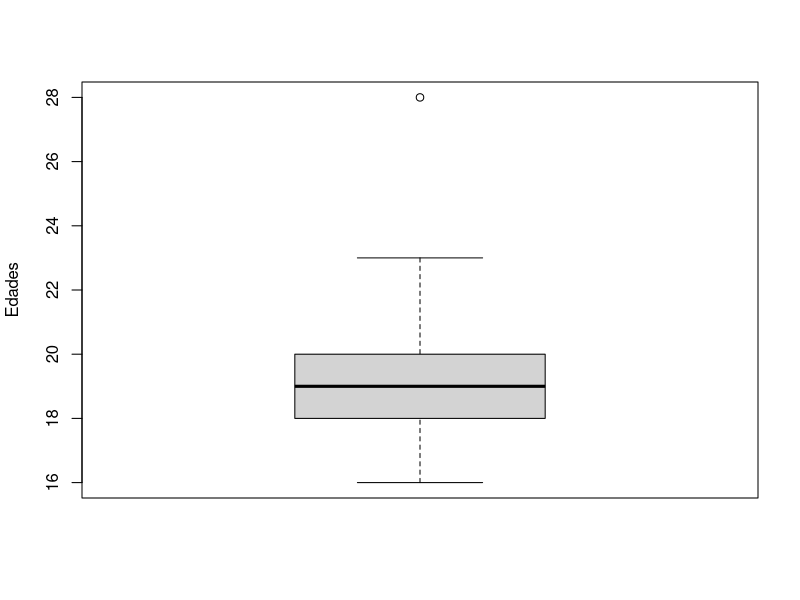
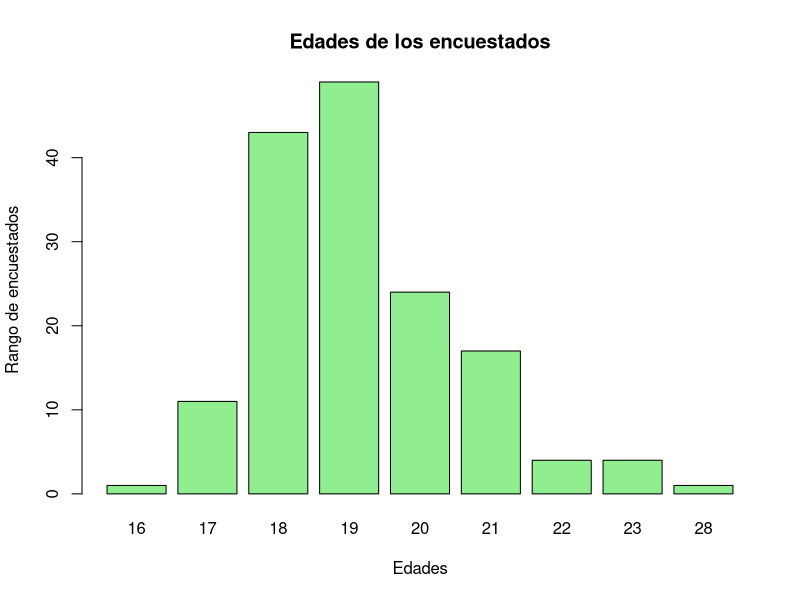
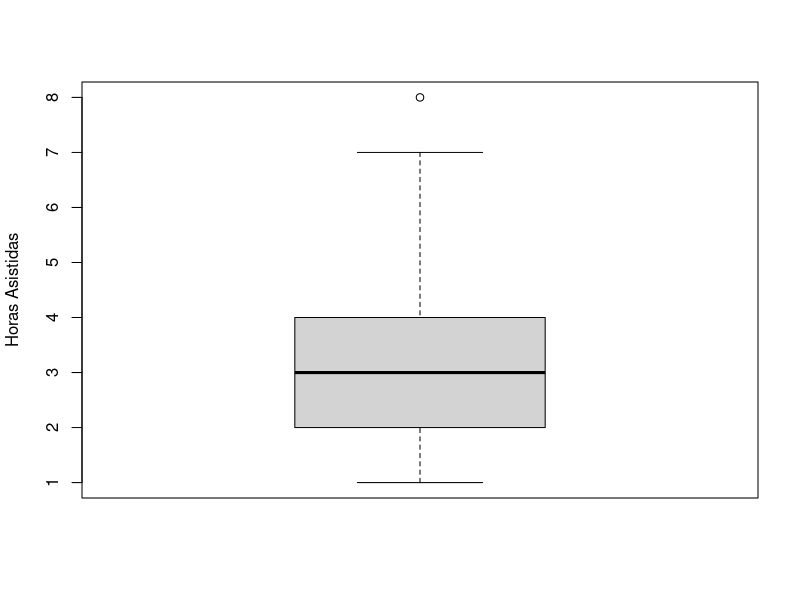
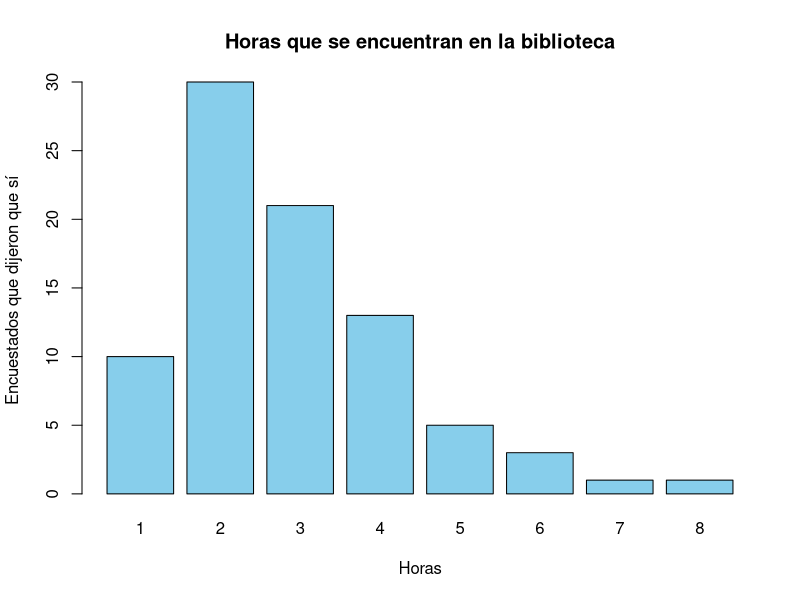
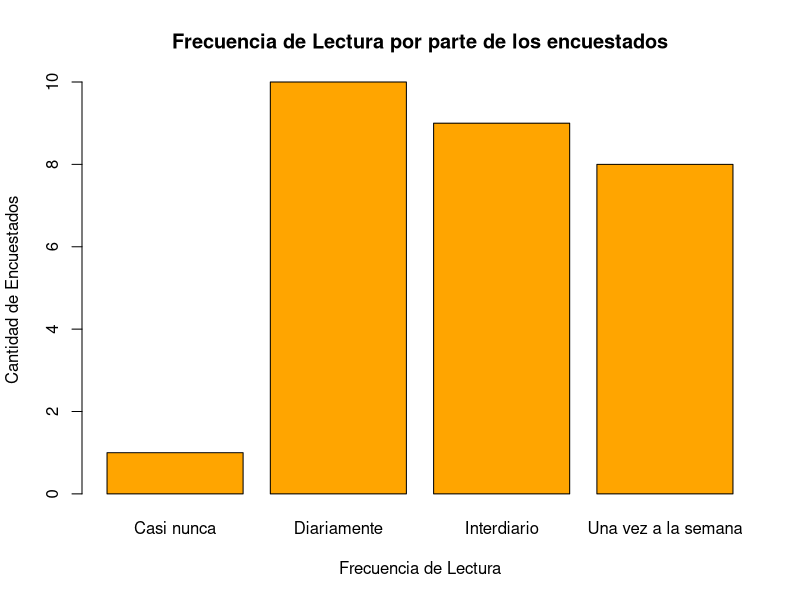
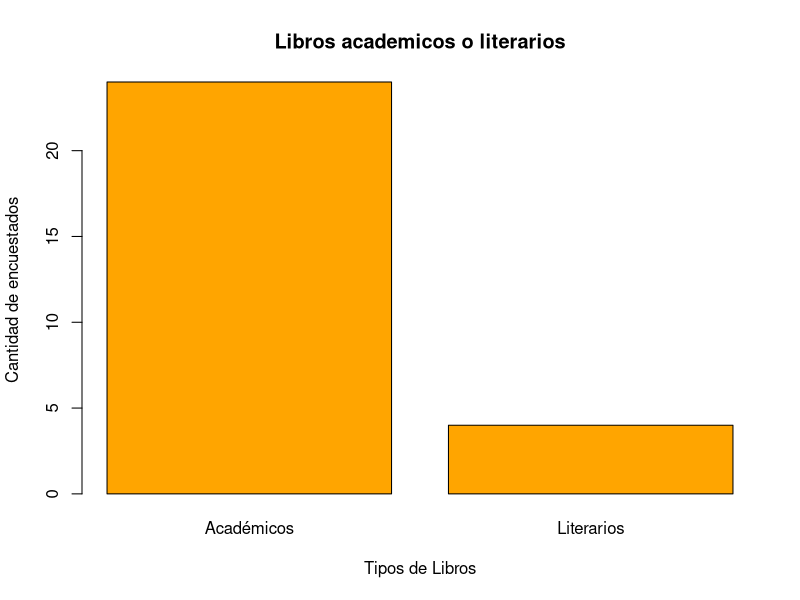
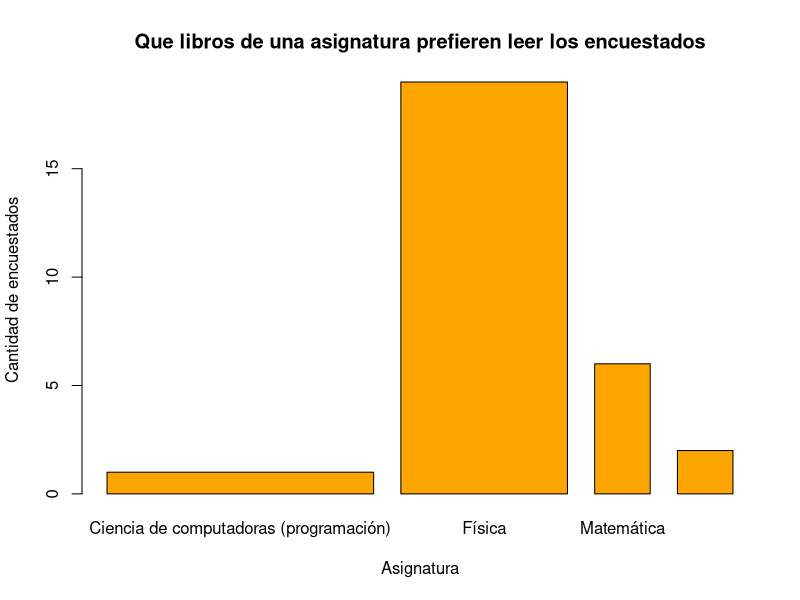
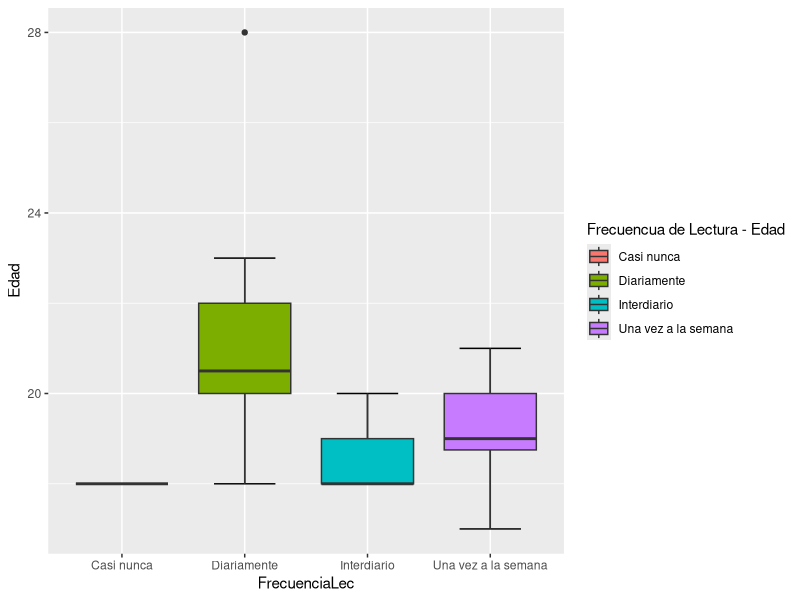

Write R code to recreate these figures, in order.
## ---- chunk 1
list.of.packages <- c("readr","dplyr","ggplot2","stringr","stringi","tidyverse","modeest")
new.packages <- list.of.packages[!(list.of.packages %in% installed.packages()[,"Package"])]
if(length(new.packages)) install.packages(new.packages)

## ---- chunk 2
library(readr)
library(dplyr)
library(stringr)
library(stringi)
library(ggplot2)
library(tidyverse)
library(modeest)
## ---- chunk 3
DF <- read_csv("Encuestados1.csv")
## ---- chunk 4
DF$`Marca temporal` <- NULL
DF$`Dirección de correo electrónico` <- NULL
DF
## ---- chunk 5
DF <- rename(DF, Edad = `¿Qué edad tienes?`, Carrera = `¿Que carrera estudias?`, Asistencia = `¿Sueles frecuentar la biblioteca`, HorasAsis = `¿Cuántas horas al día vas a la biblioteca ? (en horas; ejemplo: 3 horas y media=3.5 h)`, Actividades = `¿Qué acciones realizas en la biblioteca`, Motivo = `¿Por qué no usas la biblioteca?`, OtrosEspacios = `¿Qué otro lugar prefieres antes de la biblioteca?`, MejorasBiblio = `¿Qué mejorarías a la biblioteca para empezar a usarla?`, AComputadoras = `¿Qué acciones realizas al reservar una computadora?`, Rendimiento1 = `¿Tuviste una mejora en tus notas al utilizar este espacio educativo?...11`, Implementaciones = `¿Crees que la biblioteca puede ser mejor? ¿Qué mejoras implementarías?`, FrecuenciaLec = `¿Cuán seguido lees?`, Preferencias =`¿Qué tipo de libros lees más?\n`, Tipodelibros = `¿De qué asignatura son los libros académicos que sueles leer?\n`, Rendimiento2 = `¿Tuviste una mejora en tus notas al utilizar este espacio educativo?...16`, Recomendaciones1 = `¿Crees que la biblioteca puede ser mejor y que mejora le harías?...17`, ActPEr = `¿Qué actividades personales realizas en la biblioteca?`, Rendimiento3 = `¿Tuviste una mejora en tus notas al utilizar este espacio educativo?...19`, Recomendaciones2 = `¿Crees que la biblioteca puede ser mejor y que mejora le harías?...20`) 


## ---- chunk 6
summary(DF)
## ---- chunk 7
DFSi <- DF[grep("Sí", DF$Asistencia),]
DFSi
## ---- chunk 8
DFSi %>% select(-6) %>% select(-6) %>% select(-6)-> DFSi
DFSi
## ---- chunk 9
DFNo <- DF[grep("No", DF$Asistencia),]
DFNo
## ---- chunk 10
DFNo <- DFNo[, -c(4,5,9,10,11,12,13,14,15,16,17,18,19)]
DFNo
## ---- chunk 11
table(complete.cases(DFNo), useNA = "ifany")
## ---- chunk 12
RendimientoTotal <- data.frame(cbind(DFSi$Rendimiento1,DFSi$Rendimiento2,DFSi$Rendimiento3))
RendimientoTotal[RendimientoTotal == "Sí"] <- "1"
RendimientoTotal[RendimientoTotal == "No"] <- "0"
RendimientoTotal[is.na(RendimientoTotal)] <- "0"
RendimientoTotal$X1 <- as.numeric(RendimientoTotal$X1)
RendimientoTotal$X2 <- as.numeric(RendimientoTotal$X2)
RendimientoTotal$X3 <- as.numeric(RendimientoTotal$X3)
DFSi <- cbind(DFSi,(RendimientoTotal$X1 + RendimientoTotal$X2 + RendimientoTotal$X3))
RendimientoTotalDF <- data.frame(cbind(DF$Rendimiento1,DF$Rendimiento2,DF$Rendimiento3))
RendimientoTotalDF[RendimientoTotalDF == "Sí"] <- "1"
RendimientoTotalDF[RendimientoTotalDF == "No"] <- "0"
RendimientoTotalDF[is.na(RendimientoTotalDF)] <- "0"
RendimientoTotalDF$X1 <- as.numeric(RendimientoTotalDF$X1)
RendimientoTotalDF$X2 <- as.numeric(RendimientoTotalDF$X2)
RendimientoTotalDF$X3 <- as.numeric(RendimientoTotalDF$X3)
DF <- cbind(DF,(RendimientoTotalDF$X1 + RendimientoTotalDF$X2 + RendimientoTotalDF$X3))
## ---- chunk 13
DFSi %>% rename( RenTotal = `(RendimientoTotal$X1 + RendimientoTotal$X2 + RendimientoTotal$X3)`) -> DFSi
DFSi$RenTotal <- as.character(DFSi$RenTotal)
DFSi$`Rendimiento1` <- NULL
DFSi$`Rendimiento2` <- NULL
DFSi$`Rendimiento3` <- NULL
DFSi$RenTotal[DFSi$RenTotal == "1"] <- "Sí"
DFSi$RenTotal[DFSi$RenTotal == "0"] <- "No"
DF %>% rename( RendimientoTotal = `(RendimientoTotalDF$X1 + RendimientoTotalDF$X2 + RendimientoTotalDF$X3)`) -> DF
DF$RendimientoTotal <- as.character(DF$RendimientoTotal)
DF$`Rendimiento1` <- NULL
DF$`Rendimiento2` <- NULL
DF$`Rendimiento3` <- NULL
DF$RendimientoTotal[DF$RendimientoTotal == "1"] <- "Sí"
DF$RendimientoTotal[DF$RendimientoTotal == "0"] <- "No"
## ---- chunk 14
DF %>% select(HorasAsis) %>% group_by(HorasAsis) %>% summarize(n()) 
## ---- chunk 15
DFSi$HorasAsis = as.numeric(gsub("[^0-9.]+", "", DFSi$HorasAsis))
table(DFSi$HorasAsis)
which(DFSi$HorasAsis == "0.1")
which(DFSi$HorasAsis == "1.5")
which(DFSi$HorasAsis == "7.556")
which(DFSi$HorasAsis == "12")
## ---- chunk 16
DFSi$HorasAsis[40] <- 1
DFSi$HorasAsis[42] <- 2
DFSi$HorasAsis[58] <- 8
DFSi$HorasAsis[59] <- 2
DFSi$HorasAsis[74] <- 2
## ---- chunk 17
DFSi %>% select(HorasAsis) %>% group_by(HorasAsis) %>% summarize(n())
## ---- chunk 18
DFSi$HorasAsis <- as.numeric(DFSi$HorasAsis)
## ---- chunk 19
DFCom <- DFSi[grep("Usar la computadora", DFSi$Actividades),]
## ---- chunk 20
DFlib <- DFSi[grep("Recoger un libro", DFSi$Actividades),]
## ---- chunk 21
DFlib2 <- DFSi[grep("Leer un libro", DFSi$Actividades),]
## ---- chunk 22
DFLibro <- rbind(DFlib, DFlib2)
## ---- chunk 23
DFAP <- DFSi[grep("Actividades personales", DFSi$Actividades),]
## ---- chunk 24
DFIn <- DFCom[grep("Investigar sobre trabajos de la universidad", DFCom$AComputadoras),]
## ---- chunk 25
DFClass <- DFCom[grep("Recibir clases en ella", DFCom$AComputadoras),]
## ---- chunk 26
DFEx <- DFCom[grep("Dar o realizar exámenes", DFCom$AComputadoras),]
## ---- chunk 27
DFTar <- DFCom[grep("Realizar tareas", DFCom$AComputadoras),]
## ---- chunk 28
DFAca <- DFLibro[grep("Académicos", DFLibro$Preferencias),]
## ---- chunk 29
DFLiter <- DFLibro[grep("Literarios", DFLibro$Preferencias),]
## ---- chunk 30
DFFis <- DFLibro[grep("Física", DFLibro$Tipodelibros),]
## ---- chunk 31
DFQui <- DFLibro[grep("Química", DFLibro$Tipodelibros),]
## ---- chunk 32
DFCS  <- DFLibro[grep("Ciencias de computadoras (programación)", DFLibro$Tipodelibros),]
## ---- chunk 33
DFMate <- DFLibro[grep("Matemática", DFLibro$Tipodelibros),]
## ---- chunk 34
DFHablar <- DFAP[grep("Hablar", DFAP$ActPEr),]
## ---- chunk 35
DFDescan <- DFAP[grep("Reposar", DFAP$ActPEr),]
## ---- chunk 36
DFBusca <- DFAP[grep("Buscar a un compañero", DFAP$ActPEr),]
## ---- chunk 37
cat("Moda de preferencia de otros lugares: ", mfv(DFNo$OtrosEspacios),'\n')
## ---- chunk 38
cat("Moda de preferencia por actividades que se realizan en la biblioteca:",mfv(DFSi$Actividades),'\n')
## ---- chunk 39
cat("Moda de frecuencia de lectura por parte de los alumnos: ",mfv(DF$FrecuenciaLec, na_rm=T),'\n')
## ---- chunk 40
cat("Moda del tipo de libro que lee el encuestado: ",mfv(DF$Preferencias, na_rm=T),'\n')
## ---- chunk 41
cat("Moda de la asignatura que pertenece el libro que lee el encuestado: ",mfv(DF$Tipodelibros, na_rm=T),'\n')
## ---- chunk 42
cat("Moda de que motivos influyen en el encuestado para no usar la biblioteca: ",mfv(DF$Motivo, na_rm=T),'\n')

## ---- chunk 43
round(mean(DF$Edad),2)
## ---- chunk 44
cat('Moda: ',mfv(DF$Edad),'\n' )
## ---- chunk 45
cat('Mediana: ',median(DF$Edad),'\n' )
## ---- chunk 46
cat('Rango: ',range(DF$Edad),'\n' )
## ---- chunk 47
cat('Rango Intercuartil: ',round(IQR(DF$Edad),2),'\n' )
## ---- chunk 48
round(mean(DFSi$HorasAsis),2)
## ---- chunk 49
cat('Moda: ',mfv(DFSi$HorasAsis,na_rm=T),'\n' )
## ---- chunk 50
cat('Mediana: ',median(DFSi$HorasAsis,na_rm=T),'\n' )
## ---- chunk 51
cat('Rango: ',range(DFSi$HorasAsis,na_rm=T),'\n' )
## ---- chunk 52
cat('Rango intercuartil: ',round(IQR(DFSi$HorasAsis),2),'\n')
## ---- chunk 53
boxplot(DF$Edad,ylab="Edades", na.rm=T)
## ---- chunk 54
barplot(table(DF$Edad), main = "Edades de los encuestados"
                        , ylab = "Rango de encuestados"
                        , xlab = "Edades"
                        , col  = "lightgreen" ) 
## ---- chunk 55
DF$HorasAsis <- as.numeric(DF$HorasAsis) 

boxplot(DFSi$HorasAsis,ylab="Horas Asistidas", na.rm=T)
## ---- chunk 56
barplot(table(DFSi$HorasAsis), main = "Horas que se encuentran en la biblioteca"
                             , ylab = "Encuestados que dijeron que sí"
                             , xlab = "Horas"
                             , col = "skyblue")
## ---- chunk 57
barplot(table(DF$FrecuenciaLec), main = "Frecuencia de Lectura por parte de los encuestados"
                             , ylab = "Cantidad de Encuestados"
                             , xlab = "Frecuencia de Lectura"
                             , col = "#FFA500")
## ---- chunk 58
barplot(table(DF$Preferencias), main = "Libros academicos o literarios"
                             , ylab = "Cantidad de encuestados"
                             , xlab = "Tipos de Libros"
                             , col = "#FFA500")
## ---- chunk 59
barplot(table(DF$Tipodelibros), main = "Que libros de una asignatura prefieren leer los encuestados",width = c(4.8, 3,1, 1)

                             , ylab = "Cantidad de encuestados"
                             , xlab = "Asignatura"
                             , col = "#FFA500")
## ---- chunk 60
ggplot(DFLibro, aes(x = FrecuenciaLec, y = Edad, fill= FrecuenciaLec)) +
  stat_boxplot(geom = "errorbar", # Error
               width = 0.5) + # ancho
  geom_boxplot()+guides(fill = guide_legend(title = "Frecuencua de Lectura - Edad"))
table(DFLibro$FrecuenciaLec, DFLibro$Edad)
## ---- chunk 61
ggplot(DFNo, aes(x = Motivo)) + geom_bar(aes(fill = OtrosEspacios), position = "dodge", width = 0.5) +  theme(axis.text.x = element_text(angle = 90, vjust = 0.5, hjust=1))
## ---- chunk 62
ggplot(DFSi, aes(x = RenTotal, y = HorasAsis, fill= RenTotal)) +
  stat_boxplot(geom = "errorbar", # Error
               width = 0.5) + # ancho
  geom_boxplot()+guides(fill = guide_legend(title = "Rendimiento - Horas de Asistencia")) + scale_fill_hue(labels = c("No aumentó", "Sí aumentó su rendimiento"))
## ---- chunk 63
RenFrec<-table(DFLibro$FrecuenciaLec, DFLibro$RenTo)
mosaicplot(RenFrec,col=c("yellow","turquoise")
           , main = "Comparativa del rendimiento con la frecuencia de lectura")
## ---- chunk 64
RenFrec<-table(DFLibro$FrecuenciaLec, DFLibro$Preferencias)
mosaicplot(RenFrec,col=c("yellow","turquoise")
           , main = "Comparativa del Tipo de Libro con la frecuencia de lectura"
           )
## ---- chunk 65
cat('La muestra para nuestra variable HorasAsis es: ',length(DFSi$HorasAsis),'\n')

## ---- chunk 66
cat('El espacio muestral para nuestra variable seleccionada es : ',length(table(DFSi$HorasAsis)),'\n')

## ---- chunk 67
table(DFSi$HorasAsis)
## ---- chunk 68
#A1: Seleccionar a un estudiante de UTEC cuyas horas sea 1 
#A2: Seleccionar a un estudiante de UTEC cuyas horas sea 2 
#A3: Seleccionar a un estudiante de UTEC cuyas horas sea 3 
#A4: Seleccionar a un estudiante de UTEC cuyas horas sea 4 
#A5: Seleccionar a un estudiante de UTEC cuyas horas sea 5 
#A6: Seleccionar a un estudiante de UTEC cuyas horas sea 6 
#A7: Seleccionar a un estudiante de UTEC cuyas horas sea 7 
#A8: Seleccionar a un estudiante de UTEC cuyas horas sea 8
## ---- chunk 69
cat('1.La probabilidad de que un estudiante frecuente la biblioteca 1h es : ',10/length(DFSi$HorasAsis),'\n')
cat('2.La probabilidad de que un estudiante frecuente la biblioteca 2h es : ',30/length(DFSi$HorasAsis),'\n')
cat('3.La probabilidad de que un estudiante frecuente la biblioteca 3h es : ',21/length(DFSi$HorasAsis),'\n')
cat('4.La probabilidad de que un estudiante frecuente la biblioteca 4h es : ',13/length(DFSi$HorasAsis),'\n')
cat('5.La probabilidad de que un estudiante frecuente la biblioteca 5h es : ',5/length(DFSi$HorasAsis),'\n')
cat('6.La probabilidad de que un estudiante frecuente la biblioteca 6h es : ',3/length(DFSi$HorasAsis),'\n')
cat('7.La probabilidad de que un estudiante frecuente la biblioteca 7h es : ',1/length(DFSi$HorasAsis),'\n')
cat('8.La probabilidad de que un estudiante frecuente la biblioteca 8h es : ',1/length(DFSi$HorasAsis),'\n')
## ---- chunk 70
cat('La muestra para nuestra varibable Edad es: ',length(DFSi$Edad),'\n')
## ---- chunk 71
cat('El espacio muestral para nuestra variable seleccionada es : ',length(table(DFSi$Edad)),'\n')

## ---- chunk 72
table(DFSi$Edad)
## ---- chunk 73
#B1: Seleccionar a un estudiante de UTEC cuya edad sea 16 
#B2: Seleccionar a un estudiante de UTEC cuya edad sea 17 
#B3: Seleccionar a un estudiante de UTEC cuya edad sea 18
#B4: Seleccionar a un estudiante de UTEC cuya edad sea 19
#B5: Seleccionar a un estudiante de UTEC cuya edad sea 20 
#B6: Seleccionar a un estudiante de UTEC cuya edad sea 21 
#B7: Seleccionar a un estudiante de UTEC cuya edad sea 22 
#B8: Seleccionar a un estudiante de UTEC cuya edad sea 23
#B9: Seleccionar a un estudiante de UTEC cuya edad sea 28 

## ---- chunk 74
cat('1.La probabilidad de que un estudiante tenga 16 años es : ',1/length(DFSi$Edad),'\n')
cat('2.La probabilidad de que un estudiante tenga 17 años es : ',6/length(DFSi$Edad),'\n')
cat('3.La probabilidad de que un estudiante tenga 18 años es : ',17/length(DFSi$Edad),'\n')
cat('4.La probabilidad de que un estudiante tenga 19 años es : ',30/length(DFSi$Edad),'\n')
cat('5.La probabilidad de que un estudiante tenga 20 años es : ',16/length(DFSi$Edad),'\n')
cat('6.La probabilidad de que un estudiante tenga 21 años es : ',9/length(DFSi$Edad),'\n')
cat('7.La probabilidad de que un estudiante tenga 22 años es : ',2/length(DFSi$Edad),'\n')
cat('8.La probabilidad de que un estudiante tenga 23 años es : ',2/length(DFSi$Edad),'\n')
cat('9.La probabilidad de que un estudiante tenga 28 años es : ',1/length(DFSi$Edad),'\n')
## ---- chunk 75

Interseccion<-nrow(filter(DFSi,Edad=="17" & HorasAsis=="2" ))/nrow(DFSi)
Pa<-nrow(filter(DFSi,HorasAsis=="2" ))/nrow(DFSi)
Pb<-nrow(filter(DFSi,Edad=="17" ))/nrow(DFSi)
PaA<-nrow(filter(DFSi,HorasAsis=="5" ))/nrow(DFSi)
PbB<-nrow(filter(DFSi,Edad=="20" ))/nrow(DFSi)
PabB<-nrow(filter(DFSi,Edad=="20" & HorasAsis=="2"  ))/nrow(filter(DFSi,Edad=="20" ))
Pab<-nrow(filter(DFSi,Edad=="17" & HorasAsis=="2"  ))/nrow(filter(DFSi,Edad=="17" ))
Pba<-nrow(filter(DFSi,Edad=="17" & HorasAsis=="2" ))/nrow(filter(DFSi,HorasAsis=="2" ))
#validacion de independencia

cat('La probabilidad condicional es : ',abs(Interseccion-(Pa*Pb)),'\n')




## ---- chunk 76
Interseccion<-nrow(filter(DFSi,Actividades== "Leer un libro"& RenTotal=="Sí"))/nrow(DFSi)
Pc<-nrow(filter(DFSi,RenTotal=="Sí"))/nrow(DFSi)
Pd<-nrow(filter(DFSi,Actividades== "Leer un libro"))/nrow(DFSi)
PcC<-nrow(filter(DFSi,RenTotal=="No"))/nrow(DFSi)
PdD<-nrow(filter(DFSi,Actividades== "Actividades personales" ))/nrow(DFSi)
PcdD<-nrow(filter(DFSi,Actividades== "Actividades personales"  & RenTotal=="Sí" ))/nrow(filter(DFSi,Actividades== "Actividades personales"  ))
Pcd<-nrow(filter(DFSi,Actividades== "Leer un libro" & RenTotal=="Sí" ))/nrow(filter(DFSi,Actividades== "Leer un libro"))
Pdc<-nrow(filter(DFSi,Actividades== "Leer un libro" & RenTotal=="Sí" ))/nrow(filter(DFSi,RenTotal=="Sí"))
#validacion de independencia

cat('La probabilidad condicional es : ',Interseccion-(Pc*Pd),'\n')

## ---- chunk 77
PExit <- sum(DF$Edad < 18)/nrow(DF)
PExit
## ---- chunk 78
n <- nrow(DF)
## ---- chunk 79
until <- 0:n
Px <- dbinom(until, n, PExit)
## ---- chunk 80
barplot(Px, names.arg = until, xlab = "Número de éxitos", ylab = "Probabilidad" )
## ---- chunk 81
Ex <- n*PExit
Ex
Varian <- n*PExit*(1-PExit)
Varian
Coef.Var <- sqrt(Varian)/Ex
Coef.Var
## ---- chunk 82
prob = 1 - pbinom( 30, n, PExit, lower.tail = T)
prob
## ---- chunk 83
values <- c(0, 1)
variable_bernoulli <- values[(DF$RendimientoTotal == "Sí") + 1]
PExit2 <- mean(variable_bernoulli)
PExit2 
## ---- chunk 84
Ex2 <- PExit2
Ex2
var(variable_bernoulli)
## ---- chunk 85
frerc = table(DF$Asistencia)
barplot(prop.table(frerc), names.arg = c("No", "Sí"), xlab = "Variable de Asistencia", ylab = "Probabilidad")
## ---- chunk 86
nrow(DFSi)
## ---- chunk 87
hist(DFSi$HorasAsis,breaks=6, freq=FALSE, main="Histograma de Horas Asistidas", xlab="Horas", col="orange")
u = mean(DFSi$HorasAsis, na.rm = T)
u
median(DFSi$HorasAsis, na.rm = T)
sig = sd(DFSi$HorasAsis, na.rm = T)
sig

## ---- chunk 88
mean(DFSi$HorasAsis, na.rm = T)
median(DFSi$HorasAsis, na.rm = T)
sd(DFSi$HorasAsis, na.rm = T)
## ---- chunk 89
# Definir la función de densidad de la variable aleatoria continua
densidad <- function(x) {
  dnorm(x, u, sig)
}

esperanza <- integrate(function(x) {x * densidad(x)}, lower = -Inf, upper = Inf)$value
varianza <- integrate(function(x) {(x - esperanza)^2 * densidad(x)}, lower = -Inf, upper = Inf)$value
desviacion_estandar <- sqrt(varianza)
esperanza
## ---- chunk 90
pnorm(4,u,sig,lower.tail = F)
